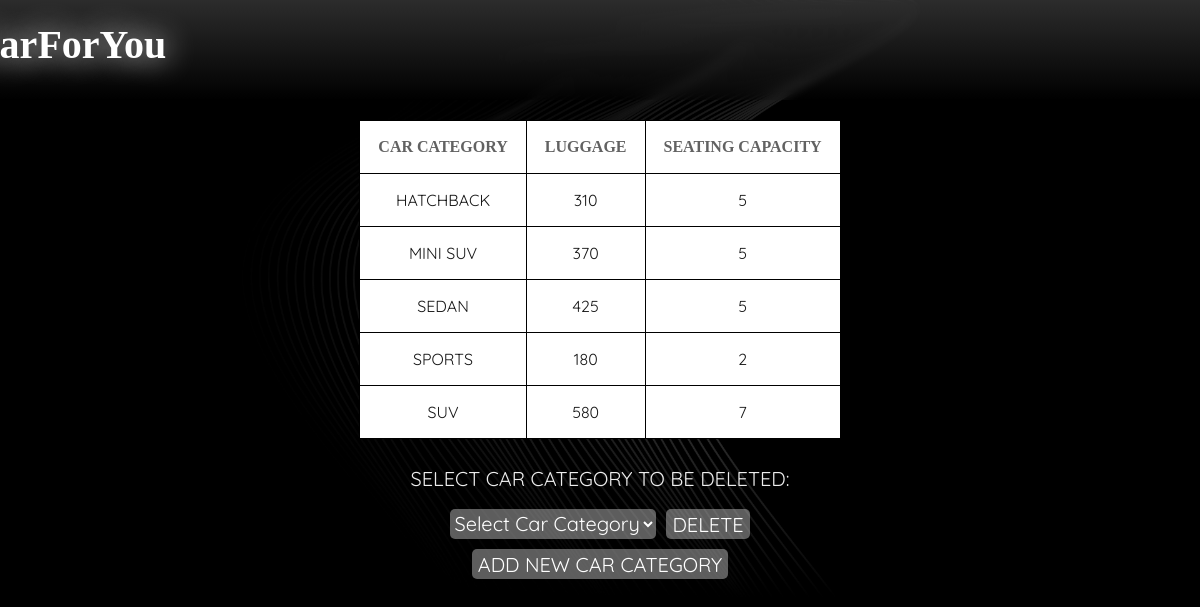
/admin/carcat.php, run on the app's committed database.
### tables this page shows
CREATE TABLE `car_category` (
  `CATEGORY_NAME` varchar(25) NOT NULL,
  `NO_OF_LUGGAGE` int(11) NOT NULL,
  `NO_OF_PERSON` int(11) NOT NULL
);

### admin/carcat.php (the view, shortened to what this page needs)
<!DOCTYPE html>
<html lang="en">
<head>
    <link rel="stylesheet" type="text/css" href="css/reset.css">
    <link rel="stylesheet" type="text/css" href="css/responsive.css">
</head>
<body>
    <section class="">
        <?php
        include 'header.php';
        $car = "SELECT * FROM car_category";
        $car1 = $conn->query($car);
        ?>
        <div class="cal">
            <table class="invc">
                <tr>
                    <td>
                        <h3>CAR CATEGORY</h3>
                    </td>
                    <td>
                        <h3>LUGGAGE</h3>
                    </td>
                    <td>
                        <h3>SEATING CAPACITY</h3>
                    </td>
                </tr>
                <?php
                while ($carw1 = $car1->fetch_assoc()) {
                ?>
                    <tr>
                        <td><?php echo $carw1['CATEGORY_NAME'] ?></td>
                        <td><?php echo $carw1['NO_OF_LUGGAGE'] ?></td>
                        <td><?php echo $carw1['NO_OF_PERSON'] ?></td>
                    </tr>
                <?php }
                ?>
            </table>
        </div>
        <form method="post">
            <table class="inv">
                <tr>
                    <p style="height:30px;color: #ededed; font-family: 'Quicksand'; margin-top: 10px; font-size: 20px;">SELECT CAR CATEGORY TO BE DELETED:</p>
                </tr>
                <tr>
                <tr>
                    <select name="CATEGORY_DEL" required style="margin-right: 10px;">
                        <option> Select Car Category </option>
                    </select>
                    <input type="submit" name='cat_delete' value="DELETE">
                </tr>
                </tr><br>
                <tr>
                    <input type="submit" name='add' value="ADD NEW CAR CATEGORY">
                </tr>
            </table>
        </form>
    </section>
</body>
</html>

### admin/css/responsive.css (style rules this page uses)
body { background-image: url('/ev/assets/bgm.jpg'); background-size: contain; background-repeat: no-repeat; background-size: cover; }
html { scroll-behavior: smooth; }
h1, h2, h3, h4, h5, h6 { color: #626262; font-family: "Good Times"; }
h3 { font-size: 1.0em; margin: 0em 0 }
h1, h2, h3, h4, h5, h6 { font-weight: bolder }
.cal { display: flex; margin-top: 100px; }
.invc { margin: 20px auto; background: white; }
.invc tr { font-family: 'Quicksand'; text-align: center; color: #171717; }
.invc th, .invc td { border: 1px solid black; padding: 15px; padding: 18px; }
::placeholder { color: #ededed; }
input { color: white; background: rgba(186, 186, 186, 0.502); font-family: 'Quicksand'; font-size: 20px; height: 30px; margin-top: 10px; border-radius: 5px; overflow: hidden; border: none; filter: blur(); }
select { color: white; background: rgba(186, 186, 186, 0.502); font-family: 'Quicksand'; font-size: 20px; height: 30px; margin-top: 10px; border-radius: 5px; overflow: hidden; border: none; filter: blur(); }

### data on the page
car_category: CATEGORY_NAME "HATCHBACK", NO_OF_LUGGAGE "310", NO_OF_PERSON "5"
car_category: CATEGORY_NAME "MINI SUV", NO_OF_LUGGAGE "370", NO_OF_PERSON "5"
car_category: CATEGORY_NAME "SEDAN", NO_OF_LUGGAGE "425", NO_OF_PERSON "5"
car_category: CATEGORY_NAME "SPORTS", NO_OF_LUGGAGE "180", NO_OF_PERSON "2"
car_category: CATEGORY_NAME "SUV", NO_OF_LUGGAGE "580", NO_OF_PERSON "7"
